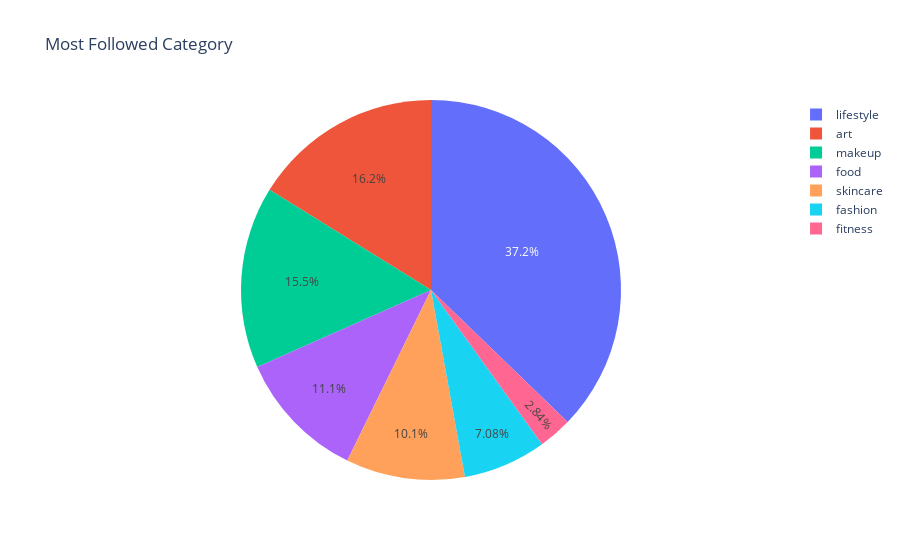

Source (notebook cell):
### Code cell
categories_followers_pie = px.pie(df, names='category', values='followers', title='Most Followed Category')
categories_followers_pie

### Figure 1 — Plotly figure (JSON) as saved in the notebook; plotly's stock layout.template omitted (floating-point values rounded to 4 significant figures)
{"data": [{"domain": {"x": [0, 1], "y": [0, 1]}, "hovertemplate": "category=%{label}<br>followers=%{value}<extra></extra>", "labels": ["lifestyle", "lifestyle", "lifestyle", "lifestyle", "skincare", "skincare", "skincare", "fashion", "fashion", "fashion", "fashion", "makeup", "makeup", "fitness", "fitness", "fitness", "food", "food", "food", "art", "art", "art", "art", "art"], "legendgroup": "", "name": "", "showlegend": true, "type": "pie", "values": [689000, 175000, 165000, 20300, 44200, 202000, 39200, 79600, 16200, 13900, 89800, 432000, 4144, 40500, 37600, 1942, 195000, 39300, 78600, 971, 119000, 274000, 14900, 46800]}], "layout": {"legend": {"tracegroupgap": 0}, "title": {"text": "Most Followed Category"}}}
